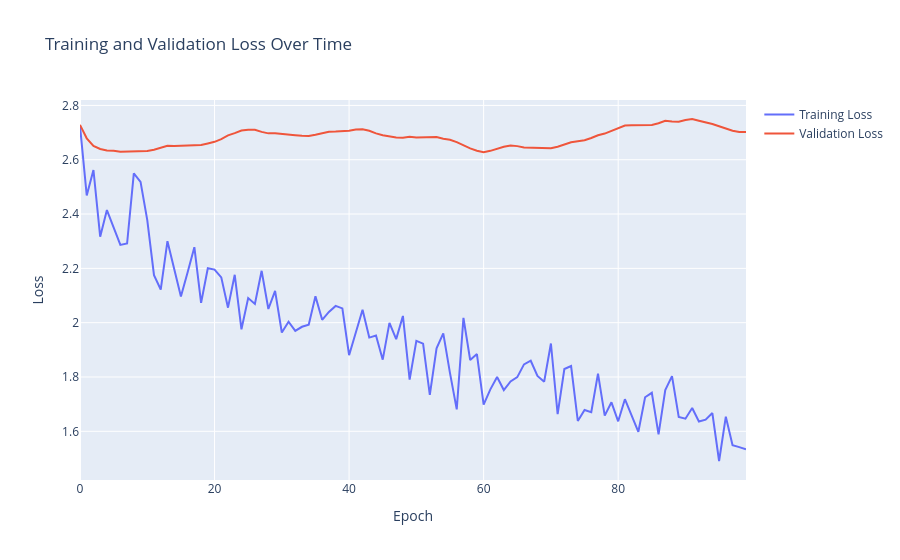

The notebook cell saved with this chart:
### Code cell
# Hyperparameters
epsilon = 1E-4

# Use CCE loss
criterion = torch.nn.CrossEntropyLoss() 
optimizer = torch.optim.Adam(model.parameters(), lr=epsilon)

train_model(model, train_loader, val_loader, criterion, optimizer, device, num_epochs=100, checkpoint_path='resnet_transfer_model.pth')
